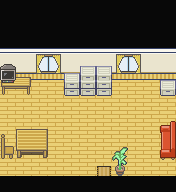

The image is a tile-based game level rendered from a .tmx file. Its description and source (layers, tilesets, objects; grid data summarised) follow:
An orthogonal 11x12 tile map with 16x16 px tiles, 6 tile layers (Walkable, Other, Collisions, Other, ...), 4 tilesets and 1 object (door).

<map version="1.0" orientation="orthogonal" width="11" height="12" tilewidth="16" tileheight="16">
 <tileset firstgid="1" source="../../../tileset/inside-terra.tsx" />
 <tileset firstgid="1025" source="../../../tileset/invisible.tsx" />
 <tileset firstgid="1041" source="../../../tileset/inside-decoration.tsx" />
 <tileset firstgid="2065" source="../../../tileset/inside-mobilier.tsx" />
 <layer name="Walkable" width="11" height="12">
  <data>[132 cells, 121 non-empty, 4 distinct tile ids]</data>
 </layer>
 <layer name="Other" width="11" height="12">
  <data>[132 cells, 4 non-empty, 4 distinct tile ids]</data>
 </layer>
 <layer name="Collisions" width="11" height="12">
  <data>[132 cells, 79 non-empty, 14 distinct tile ids]</data>
 </layer>
 <layer name="Other" width="11" height="12">
  <data>[132 cells, 0 non-empty, 0 distinct tile ids]</data>
 </layer>
 <layer name="WalkBehind" width="11" height="12">
  <data>[132 cells, 8 non-empty, 7 distinct tile ids]</data>
 </layer>
 <layer name="other" width="11" height="12">
  <data>[132 cells, 10 non-empty, 6 distinct tile ids]</data>
 </layer>
 <objectgroup name="Moving" width="0" height="0">
  <object name="door" type="door" gid="1027" x="96" y="192">
   <properties>
    <property name="map" value="../-1.0" />
    <property name="x" value="22" />
    <property name="y" value="14" />
   </properties>
  </object>
 </objectgroup>
</map>
